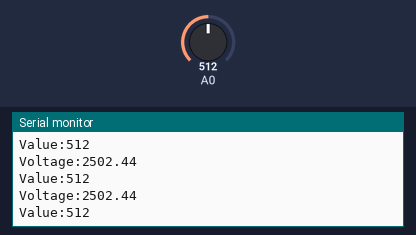
A sketch run on a simulated Arduino Uno, built with avr-gcc and run on an emulated ATmega328P. Shown: the last lines printed to the serial monitor. The inputs (shaded band) are chosen by the test bench; at power-on: A0 = 512.

Above: at 1.2 s.
1.3 s: A0 set to 110
At 2.4 s:
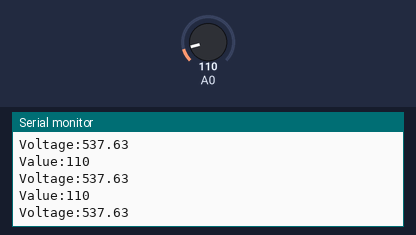
2.8 s: A0 set to 95
At 3.7 s:
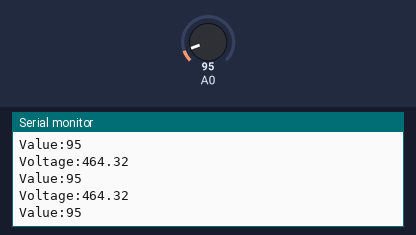
4.3 s: A0 set to 193
At 5.3 s:
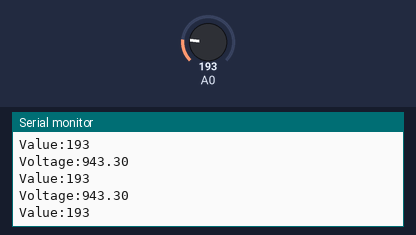
5.8 s: A0 set to 220
At 6.6 s:
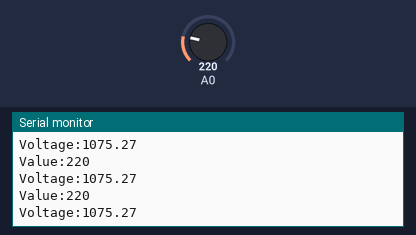
7.3 s: A0 set to 988
At 7.8 s:
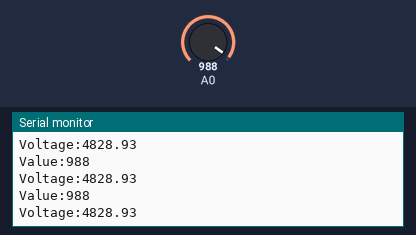
10.3 s: A0 set to 1012
At 11.3 s:
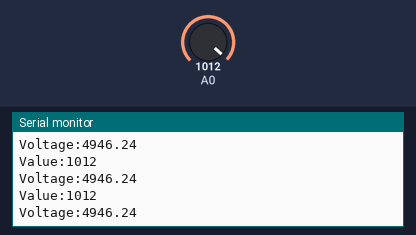
Timing chart, 0 to 13.3 s (numbered marks = the images above; inputs shaded):
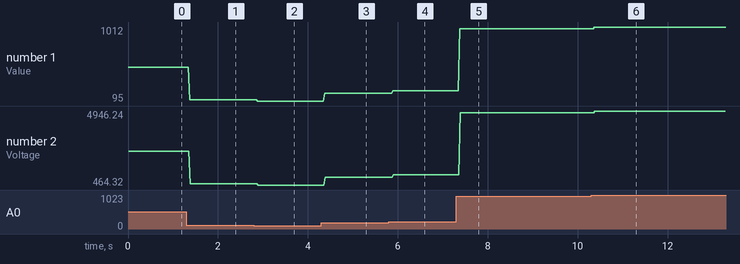

The sketch:

10-Potentiometer-Read.ino
```cpp
// This program reads an analog value from a potentiometer and
// converts it into voltage. The result is printed on the Serial Monitor.

void setup() {
  // put your setup code here, to run once:
  Serial.begin(9600);
}

void loop() {
  // put your main code here, to run repeatedly:
  int value= analogRead(A0);
  Serial.print("Value:");
  Serial.println(value);

  float voltage= value*(5000.0/1023); //Arduino Uno HIGH=5V=5000mV
  Serial.print("Voltage:");
  Serial.println(voltage);

}
```

Measured:
- the behaviour switches between 100 and 99 on A0 (found by bisection; images 1 and 2)
- the behaviour switches between 204 and 205 on A0 (found by bisection; images 3 and 4)
- after the input at 1.3 s, the serial monitor: prints a new line after 0.07 s (image 1)
- after the input at 2.8 s, the serial monitor: prints a new line after 0.09 s (image 2)
- after the input at 4.3 s, the serial monitor: prints a new line after 0.07 s (image 3)
- after the input at 5.8 s, the serial monitor: prints a new line after 0.09 s (image 4)
- after the input at 7.3 s, the serial monitor: prints a new line after 0.07 s (image 5)
- after the input at 10.3 s, the serial monitor: prints a new line after 0.07 s (image 6)
